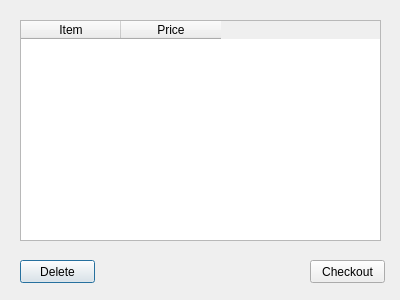
<?xml version="1.0" encoding="UTF-8"?>
<ui version="4.0">
 <class>CartDialog</class>
 <widget class="QDialog" name="CartDialog">
  <property name="geometry">
   <rect>
    <x>0</x>
    <y>0</y>
    <width>400</width>
    <height>300</height>
   </rect>
  </property>
  <property name="windowTitle">
   <string>Dialog</string>
  </property>
  <widget class="QTableWidget" name="cartTable">
   <property name="geometry">
    <rect>
     <x>20</x>
     <y>20</y>
     <width>361</width>
     <height>221</height>
    </rect>
   </property>
   <column>
    <property name="text">
     <string>Item</string>
    </property>
   </column>
   <column>
    <property name="text">
     <string>Price</string>
    </property>
   </column>
  </widget>
  <widget class="QPushButton" name="deleteButton">
   <property name="geometry">
    <rect>
     <x>20</x>
     <y>260</y>
     <width>75</width>
     <height>23</height>
    </rect>
   </property>
   <property name="text">
    <string>Delete</string>
   </property>
  </widget>
  <widget class="QPushButton" name="checkoutButton">
   <property name="geometry">
    <rect>
     <x>310</x>
     <y>260</y>
     <width>75</width>
     <height>23</height>
    </rect>
   </property>
   <property name="text">
    <string>Checkout</string>
   </property>
  </widget>
  <widget class="QLabel" name="totalPriceLabel">
   <property name="geometry">
    <rect>
     <x>100</x>
     <y>260</y>
     <width>201</width>
     <height>20</height>
    </rect>
   </property>
   <property name="font">
    <font>
     <weight>75</weight>
     <bold>true</bold>
    </font>
   </property>
   <property name="text">
    <string/>
   </property>
   <property name="alignment">
    <set>Qt::AlignCenter</set>
   </property>
  </widget>
 </widget>
 <resources/>
 <connections/>
</ui>
